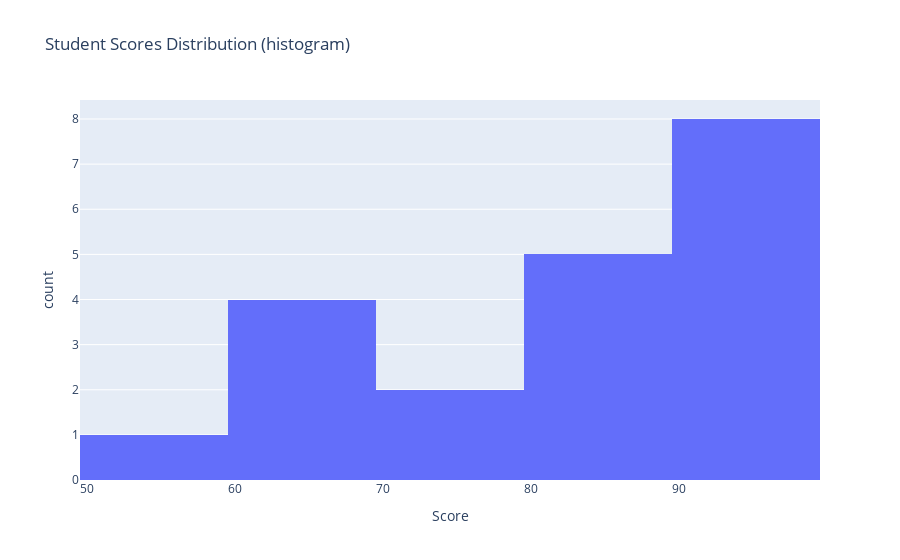

The notebook cell saved with this chart:
### Code cell
# Histogram
fig = px.histogram(df, x='Score', nbins=5, title='Student Scores Distribution (histogram)')
fig.show()

### Figure 1 — Plotly figure (JSON) as saved in the notebook; plotly's stock layout.template omitted (floating-point values rounded to 4 significant figures)
{"data": [{"alignmentgroup": "True", "bingroup": "x", "hovertemplate": "Score=%{x}<br>count=%{y}<extra></extra>", "legendgroup": "", "marker": {"color": "#636efa", "pattern": {"shape": ""}}, "name": "", "nbinsx": 5, "offsetgroup": "", "orientation": "v", "showlegend": false, "x": [85, 90, 88, 70, 95, 90, 98, 60, 95, 60, 55, 60, 92, 88, 80, 85, 90, 92, 65, 78], "xaxis": "x", "yaxis": "y", "type": "histogram"}], "layout": {"xaxis": {"anchor": "y", "domain": [0.0, 1.0], "title": {"text": "Score"}}, "yaxis": {"anchor": "x", "domain": [0.0, 1.0], "title": {"text": "count"}}, "legend": {"tracegroupgap": 0}, "title": {"text": "Student Scores Distribution (histogram)"}, "barmode": "relative"}}
